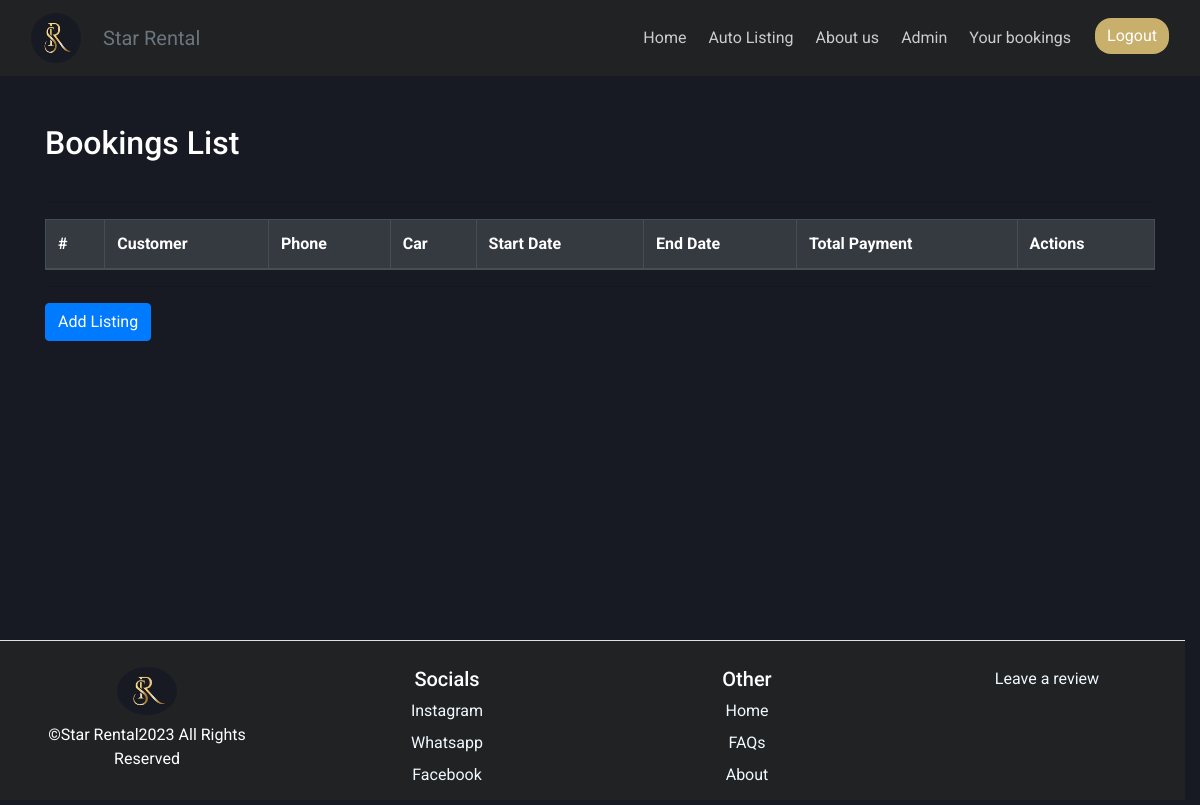
/staff/ (signed in), run on an earlier commit of the app's database.
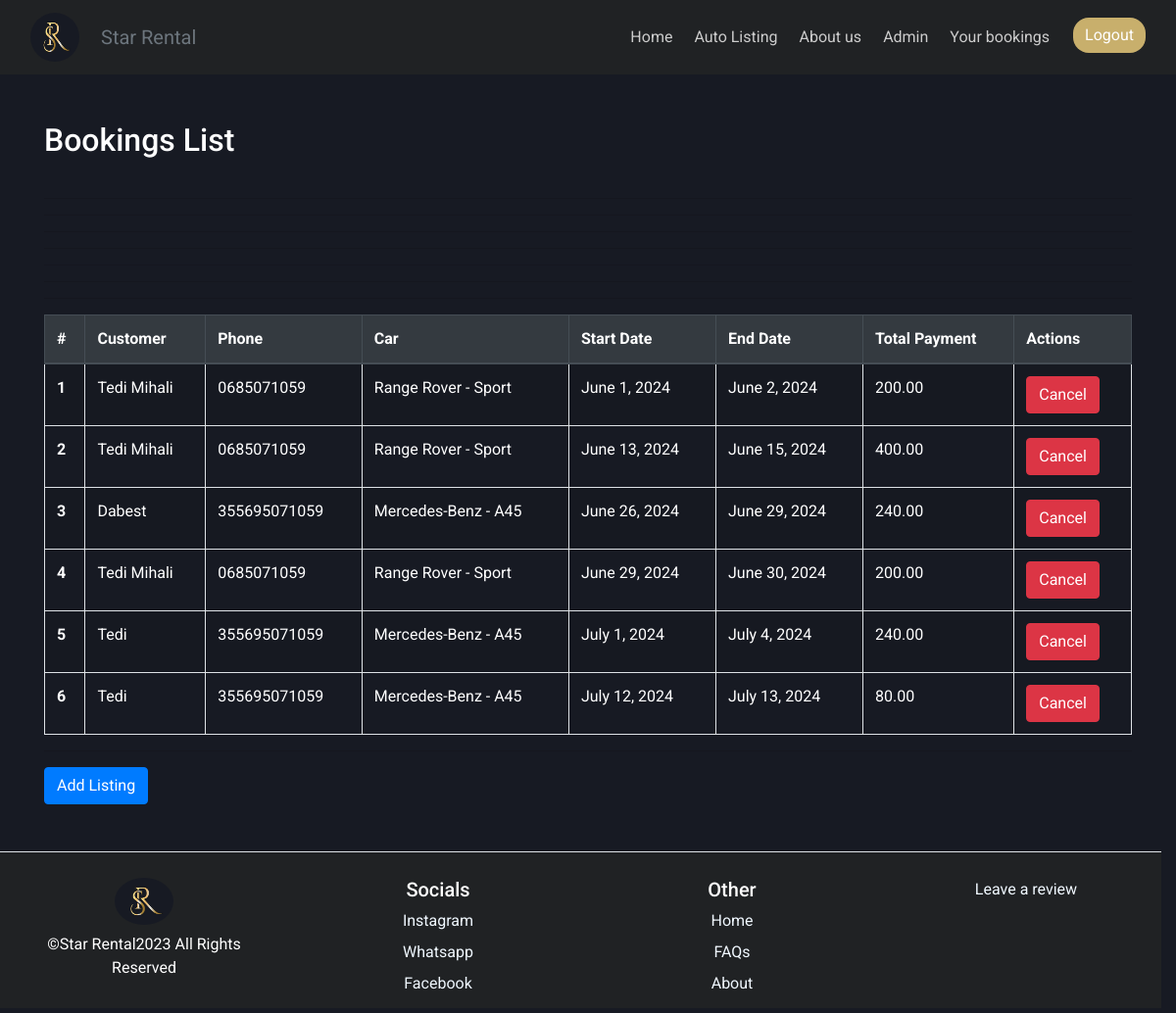
And on a later commit of the database.
### rental/models.py (models this page shows, shortened)
class Booking(models.Model):
    car = models.ForeignKey(Car, on_delete=models.DO_NOTHING)
    CUSTOMER = models.ForeignKey(Customer, on_delete=models.DO_NOTHING, null=True)
    name = models.CharField(max_length=30)
    phone_number=models.CharField(max_length=12, help_text="Please enter your phone number +2556912345678", null=True)
    start_date = models.DateField()
    end_date = models.DateField()
    total_payment = models.DecimalField(max_digits=10, decimal_places=2, null=True, blank=True)

class Car(models.Model):
    Gearbox1 = "Automatic"
    Gearbox2 = "Manual"
    GearboxChoices = [
        (Gearbox1, "Automatic"),
        (Gearbox2, "Manual")
    ]
    Fuel1 = "Petrol"
    Fuel2 = "Diesel"
    Fuel3 = "LPG"
    Fuel4 = "Electric"
    FuelChoices = [
        (Fuel1, "Petrol"),
        (Fuel2, "Diesel"),
        (Fuel3, "LPG"),
        (Fuel4, "Electric")
    ]
    brand = models.CharField(max_length=30, null=False)
    model = models.CharField(max_length=30, null=False)
    gearbox = models.CharField(max_length=20, choices=GearboxChoices, default="Manual")
    fuel = models.CharField(max_length=20, choices=FuelChoices, default="Diesel")
    production_year = models.PositiveIntegerField()
    color = models.CharField(max_length=30, null=False)
    daily_rate = models.DecimalField(max_digits=10, decimal_places=2, null=False)
    discounted_daily_rate = models.DecimalField(max_digits=10, decimal_places=2, null=True, blank=True)
    images = models.ManyToManyField("CarImage", related_name="car_images", blank=False)
    location = models.CharField(default="StarRental", max_length=50)
    available = models.BooleanField(default=True)
    def __str__(self):
        return f"{self.brand} - {self.model}"

class Customer(models.Model):
    user = models.ForeignKey(User, on_delete=models.CASCADE)
    name = models.CharField(max_length=30, null=False)
    email = models.EmailField(null=False)
    phone_number =models.CharField(max_length=12, help_text="Please enter your phone number +2556912345678", default="000000000000")
    staff_account = models.BooleanField(default="False")

### staff/views.py (the view)
# urls.py: path('', StaffView.as_view(), name="staff_view"),
@method_decorator(login_required, name="dispatch")
class StaffView(ListView):
    model = Booking
    template_name = "staff_view.html"
    context_object_name = "bookings_list"
    def get_queryset(self):
        bookings = Booking.objects.filter(
        Q(start_date__gt=datetime.now())
        )
        bookings = bookings.order_by('start_date')
        return bookings

### rental/context_processors.py (called while the page is built)
def staff_account(request):
    staff_account_value = False  # Default value
    if request.user.is_authenticated:
        try:
            customer_instance = Customer.objects.get(user=request.user)
            staff_account_value = customer_instance.staff_account
        except Customer.DoesNotExist:
            pass
    return {'staff_account': staff_account_value}

### staff/templates/staff_view.html (shortened to what this page needs)
{% extends "base.html" %}
{% load static %}
{% block links %}
<link rel="stylesheet" href="{% static 'css/bookings.css' %}">
{% endblock %}
{% block content %}
  <div class="container mt-5">
    <h2 class="mb-4">Bookings List</h2>
    <div class="table-responsive pb-5">
      <table class="table table-bordered table-striped">
        <thead class="thead-dark">
          <tr>
            <th scope="col">#</th>
            <th scope="col">Customer</th>
            <th scope="col">Phone</th>
            <th scope="col">Car</th>
            <th scope="col">Start Date</th>
            <th scope="col">End Date</th>
            <th scope="col">Total Payment</th>
            <th scope="col">Actions</th>
          </tr>
        </thead>
        <hr>
        <tbody>
          {% for booking in bookings_list %}
            <tr>
              <th scope="row">{{ forloop.counter }}</th>
            {% if booking.CUSTOMER != NULL %}
              <td>{{ booking.CUSTOMER.name }}</td>
              <td>{{ booking.CUSTOMER.phone_number}}</td>
            {% else %}
                <td>{{ booking.name }}</td>
                <td>{{ booking.phone_number }}</td>
            {% endif %}
                <td>{{ booking.car }}</td>
                <td>{{ booking.start_date }}</td>
                <td>{{ booking.end_date }}</td>
                <td>{{ booking.total_payment }}</td>
                <td>
                    <form method="post" action={% url "rental:cancel_booking" booking.id %}>
                    <button type="submit" class="btn btn-danger">Cancel</button>
                    </form>
                </td>
            </tr>
            <hr>
          {% endfor %}
        </tbody>
      </table>
      <hr>
      <a href={%url "staff:staff_add_listing" %} class="btn btn-primary">Add Listing</a>
    </div>
  </div>
{% endblock %}

What changed in the data, as far as the page shows it:
added Booking: name "Tedi Mihali", phone_number "0685071059", car "Range Rover - Sport", start_date "June 1, 2024", end_date "June 2, 2024", total_payment "200.00"
added Booking: name "Tedi Mihali", phone_number "0685071059", car "Range Rover - Sport", start_date "June 13, 2024", end_date "June 15, 2024", total_payment "400.00"
added Booking: CUSTOMER.name "Dabest", CUSTOMER.phone_number "355695071059", car "Mercedes-Benz - A45", start_date "June 26, 2024", end_date "June 29, 2024", total_payment "240.00"
added Booking: name "Tedi Mihali", phone_number "0685071059", car "Range Rover - Sport", start_date "June 29, 2024", end_date "June 30, 2024", total_payment "200.00"
added Booking: CUSTOMER.name "Tedi", CUSTOMER.phone_number "355695071059", car "Mercedes-Benz - A45", start_date "July 1, 2024", end_date "July 4, 2024", total_payment "240.00"
added Booking: CUSTOMER.name "Tedi", CUSTOMER.phone_number "355695071059", car "Mercedes-Benz - A45", start_date "July 12, 2024", end_date "July 13, 2024", total_payment "80.00"
